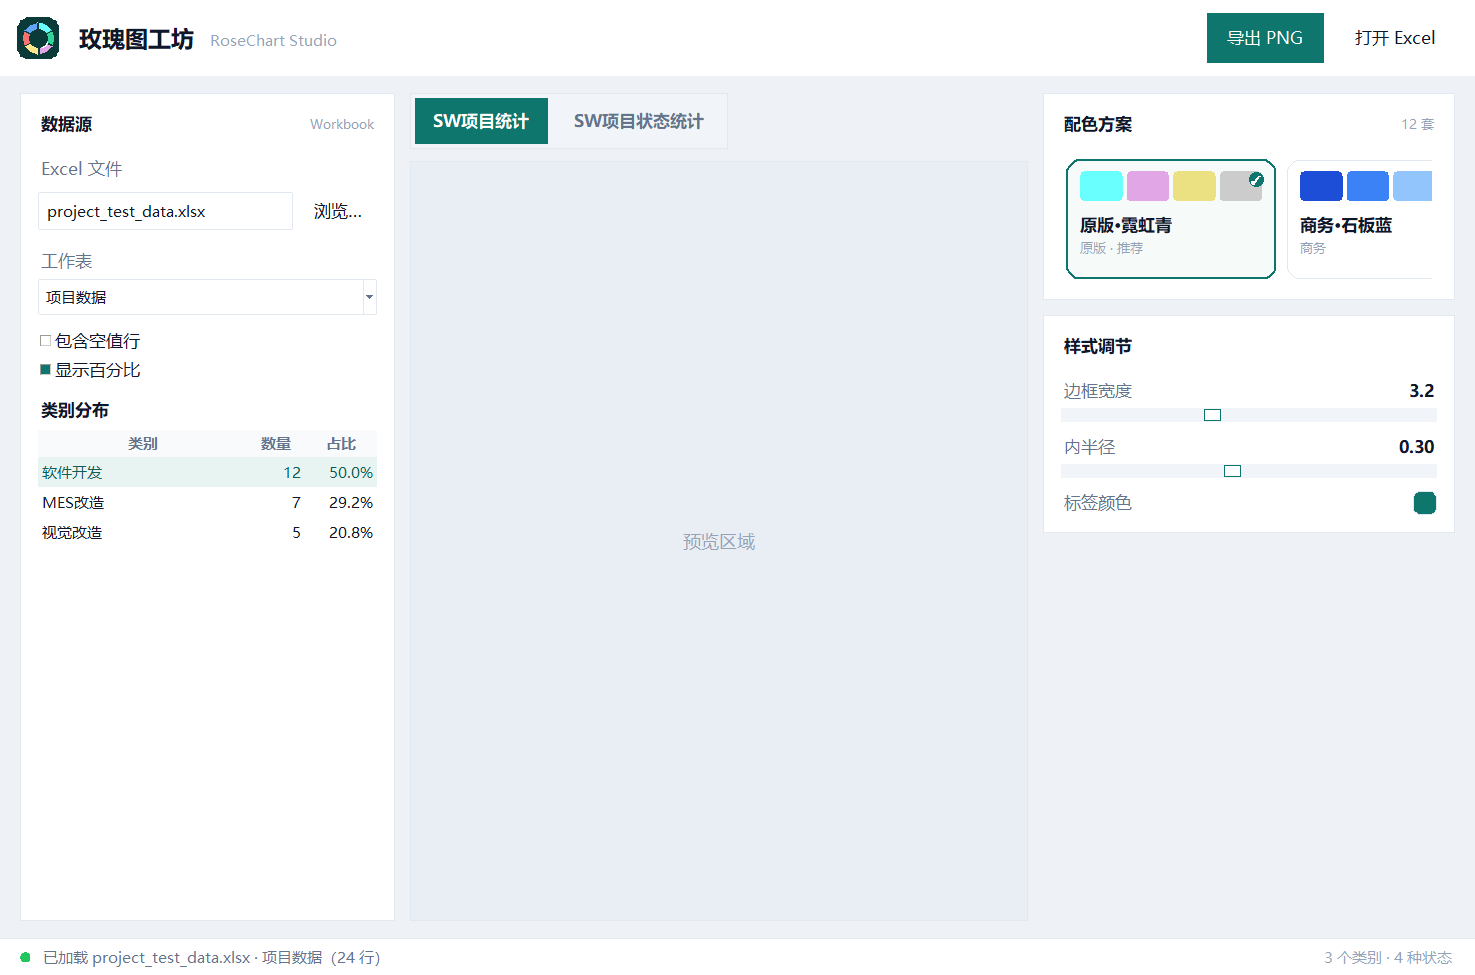

Here is the Python script that generated this plot:
"""Visual smoke test for the widget kit (not part of the app)."""
from __future__ import annotations

import ctypes
import sys
import time
import tkinter as tk
from pathlib import Path

sys.path.insert(0, str(Path(__file__).resolve().parents[1]))

try:
    ctypes.windll.shcore.SetProcessDpiAwareness(2)
except Exception:
    try:
        ctypes.windll.user32.SetProcessDPIAware()
    except Exception:
        pass

from rosechart import ui_widgets as W


def main() -> None:
    root = tk.Tk()
    root.title("widget gallery")
    W.setup_fonts(root)
    W.init_styles(root)
    W.install_wheel_router(root)
    root.configure(bg=W.BG)
    root.geometry(f"{W.px(1180)}x{W.px(780)}+{W.px(60)}+{W.px(40)}")

    header = tk.Frame(root, bg=W.PANEL)
    header.pack(fill="x")
    W.BrandMark(header, size=34).pack(side="left", padx=W.px(14), pady=W.px(10))
    tk.Label(header, text="玫瑰图工坊", bg=W.PANEL, fg=W.TEXT, font=W.font(14, "bold")).pack(side="left")
    tk.Label(header, text="RoseChart Studio", bg=W.PANEL, fg=W.TEXT_FAINT, font=W.font(9)).pack(
        side="left", padx=(W.px(8), 0), pady=(W.px(4), 0)
    )
    W.FlatButton(header, "打开 Excel", kind="secondary").pack(side="right", padx=(W.px(8), W.px(14)), pady=W.px(10))
    W.FlatButton(header, "导出 PNG", kind="primary").pack(side="right", pady=W.px(10))

    body = tk.Frame(root, bg=W.BG)
    body.pack(fill="both", expand=True, padx=W.px(16), pady=W.px(14))

    left = W.Card(body, "数据源", "Workbook")
    left.pack(side="left", fill="y", padx=(0, W.px(12)))
    left.configure(width=W.px(300))
    left.pack_propagate(False)
    tk.Label(left.body, text="Excel 文件", bg=W.PANEL, fg=W.TEXT_MUTED, font=W.font(9.5)).pack(anchor="w")
    row = tk.Frame(left.body, bg=W.PANEL)
    row.pack(fill="x", pady=(W.px(4), W.px(10)))
    ttk_entry = tk.Entry(row)
    from tkinter import ttk

    var = tk.StringVar(value="project_test_data.xlsx")
    ttk.Entry(row, textvariable=var).pack(side="left", fill="x", expand=True)
    W.FlatButton(row, "浏览…", kind="secondary", padx_=8, pady_=5).pack(side="left", padx=(W.px(6), 0))
    W.Field(left.body, "工作表").pack(fill="x")
    combo = ttk.Combobox(left.body, values=["项目数据", "统计检查"], state="readonly")
    combo.current(0)
    combo.pack(fill="x", pady=(0, W.px(10)))
    W.CheckRow(left.body, "包含空值行", tk.BooleanVar(value=False)).pack(anchor="w")
    W.CheckRow(left.body, "显示百分比", tk.BooleanVar(value=True)).pack(anchor="w", pady=(W.px(2), W.px(10)))

    tk.Label(left.body, text="类别分布", bg=W.PANEL, fg=W.TEXT, font=W.font(10, "bold")).pack(anchor="w")
    table = W.DataTable(left.body, height=5)
    table.pack(fill="x", pady=(W.px(4), 0))
    table.set_rows([("软件开发", 12, 50.0), ("MES改造", 7, 29.17), ("视觉改造", 5, 20.83)])

    middle = tk.Frame(body, bg=W.BG)
    middle.pack(side="left", fill="both", expand=True)
    seg = W.SegmentedControl(
        middle,
        [("chart1", "SW项目统计"), ("chart2", "SW项目状态统计")],
        initial="chart1",
    )
    seg.pack(anchor="w")
    preview = tk.Frame(middle, bg=W.PREVIEW_BG, highlightthickness=1, highlightbackground=W.BORDER)
    preview.pack(fill="both", expand=True, pady=(W.px(10), 0))
    tk.Label(preview, text="预览区域", bg=W.PREVIEW_BG, fg=W.TEXT_FAINT, font=W.font(11)).place(
        relx=0.5, rely=0.5, anchor="center"
    )

    right = W.ScrollFrame(body, bg=W.BG, width=W.px(330))
    right.pack(side="right", fill="y", padx=(W.px(12), 0))
    palette_card = W.Card(right.inner, "配色方案", "12 套")
    palette_card.pack(fill="x", pady=(0, W.px(12)))
    gallery = tk.Frame(palette_card.body, bg=W.PANEL)
    gallery.pack(fill="x")
    sample = [
        ("原版·霓虹青", ["#6AFFFF", "#E0A6E5", "#EBE082", "#CCCCCC"], "原版", "推荐"),
        ("商务·石板蓝", ["#1D4ED8", "#3B82F6", "#93C5FD", "#DBEAFE"], "商务", ""),
        ("莫兰迪·暮色", ["#8A9A8B", "#B7A99A", "#C9ADA7", "#9B8EA9"], "莫兰迪", ""),
        ("马卡龙·甜点", ["#F9A8D4", "#A7F3D0", "#FDE68A", "#BFDBFE"], "马卡龙", "推荐"),
    ]
    for index, (name, colors, group, tag) in enumerate(sample):
        card = W.PaletteCard(
            gallery, name, colors, group=group, tag=tag, selected=index == 0
        )
        card.pack(side="left", padx=W.px(4), pady=W.px(4))

    style_card = W.Card(right.inner, "样式调节")
    style_card.pack(fill="x", pady=(0, W.px(12)))
    dpi_var = tk.DoubleVar(value=3.2)
    W.SliderRow(style_card.body, "边框宽度", dpi_var, 0, 8, formatter=lambda v: f"{v:.1f}").pack(
        fill="x", pady=(0, W.px(8))
    )
    radius_var = tk.DoubleVar(value=0.3)
    W.SliderRow(style_card.body, "内半径", radius_var, 0.05, 0.6, formatter=lambda v: f"{v:.2f}").pack(
        fill="x", pady=(0, W.px(8))
    )
    color_row = tk.Frame(style_card.body, bg=W.PANEL)
    color_row.pack(fill="x")
    tk.Label(color_row, text="标签颜色", bg=W.PANEL, fg=W.TEXT_MUTED, font=W.font(9.5)).pack(side="left")
    W.ColorButton(color_row, "#0F766E").pack(side="right")

    footer = W.StatusBar(root)
    footer.pack(fill="x", side="bottom")
    footer.set_message("已加载 project_test_data.xlsx · 项目数据（24 行）")
    footer.set_stats("3 个类别 · 4 种状态")

    root.attributes("-topmost", True)
    root.lift()
    root.update()
    time.sleep(0.8)
    root.update()

    from PIL import ImageGrab

    x, y = root.winfo_rootx(), root.winfo_rooty()
    w, h = root.winfo_width(), root.winfo_height()
    out = Path(__file__).with_name("widget_gallery.png")
    ImageGrab.grab(bbox=(x, y, x + w, y + h)).save(out)
    print("saved", out, (w, h))
    root.destroy()


if __name__ == "__main__":
    main()
